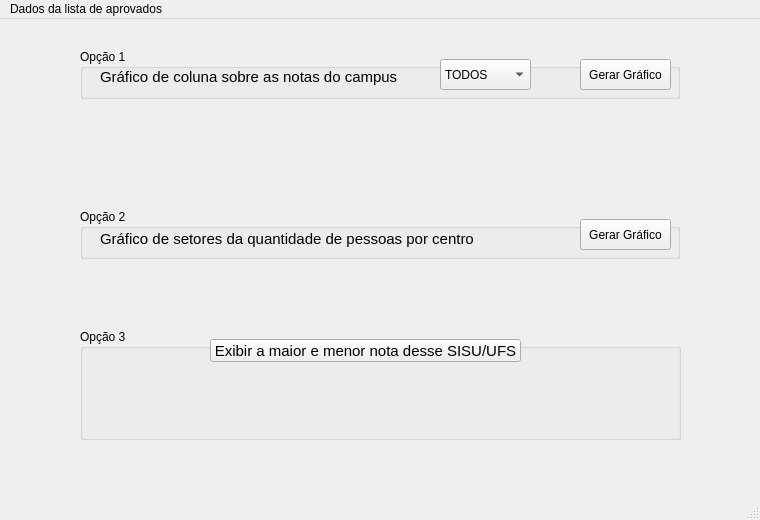
<?xml version="1.0" encoding="UTF-8"?>
<ui version="4.0">
 <class>JanelaSecundaria</class>
 <widget class="QMainWindow" name="JanelaSecundaria">
  <property name="geometry">
   <rect>
    <x>0</x>
    <y>0</y>
    <width>760</width>
    <height>520</height>
   </rect>
  </property>
  <property name="minimumSize">
   <size>
    <width>760</width>
    <height>520</height>
   </size>
  </property>
  <property name="windowTitle">
   <string>MainWindow</string>
  </property>
  <widget class="QWidget" name="centralwidget">
   <widget class="QLabel" name="label">
    <property name="geometry">
     <rect>
      <x>40</x>
      <y>60</y>
      <width>47</width>
      <height>13</height>
     </rect>
    </property>
    <property name="text">
     <string/>
    </property>
   </widget>
   <widget class="QGroupBox" name="groupBox">
    <property name="geometry">
     <rect>
      <x>80</x>
      <y>30</y>
      <width>600</width>
      <height>50</height>
     </rect>
    </property>
    <property name="title">
     <string>Opção 1</string>
    </property>
    <widget class="QLabel" name="label_2">
     <property name="enabled">
      <bool>true</bool>
     </property>
     <property name="geometry">
      <rect>
       <x>20</x>
       <y>20</y>
       <width>301</width>
       <height>16</height>
      </rect>
     </property>
     <property name="font">
      <font>
       <pointsize>11</pointsize>
      </font>
     </property>
     <property name="text">
      <string>Gráfico de coluna sobre as notas do campus</string>
     </property>
    </widget>
    <widget class="QPushButton" name="pushButton">
     <property name="geometry">
      <rect>
       <x>500</x>
       <y>10</y>
       <width>91</width>
       <height>31</height>
      </rect>
     </property>
     <property name="text">
      <string>Gerar Gráfico</string>
     </property>
    </widget>
    <widget class="QComboBox" name="comboBox">
     <property name="geometry">
      <rect>
       <x>360</x>
       <y>10</y>
       <width>91</width>
       <height>31</height>
      </rect>
     </property>
     <item>
      <property name="text">
       <string>TODOS</string>
      </property>
     </item>
     <item>
      <property name="text">
       <string>ARACAJU</string>
      </property>
     </item>
     <item>
      <property name="text">
       <string>CAMPUS DO SERTAO</string>
      </property>
     </item>
     <item>
      <property name="text">
       <string>ITABAIANA</string>
      </property>
     </item>
     <item>
      <property name="text">
       <string>LAGARTO</string>
      </property>
     </item>
     <item>
      <property name="text">
       <string>LARANJEIRAS</string>
      </property>
     </item>
     <item>
      <property name="text">
       <string>SAO CRISTOVAO</string>
      </property>
     </item>
    </widget>
   </widget>
   <widget class="QGroupBox" name="groupBox_2">
    <property name="geometry">
     <rect>
      <x>80</x>
      <y>190</y>
      <width>600</width>
      <height>50</height>
     </rect>
    </property>
    <property name="title">
     <string>Opção 2</string>
    </property>
    <widget class="QLabel" name="label_3">
     <property name="enabled">
      <bool>true</bool>
     </property>
     <property name="geometry">
      <rect>
       <x>20</x>
       <y>20</y>
       <width>381</width>
       <height>20</height>
      </rect>
     </property>
     <property name="font">
      <font>
       <pointsize>11</pointsize>
      </font>
     </property>
     <property name="text">
      <string>Gráfico de setores da quantidade de pessoas por centro</string>
     </property>
    </widget>
    <widget class="QPushButton" name="pushButton_2">
     <property name="geometry">
      <rect>
       <x>500</x>
       <y>10</y>
       <width>91</width>
       <height>31</height>
      </rect>
     </property>
     <property name="text">
      <string>Gerar Gráfico</string>
     </property>
    </widget>
   </widget>
   <widget class="QGroupBox" name="groupBox_3">
    <property name="geometry">
     <rect>
      <x>80</x>
      <y>310</y>
      <width>601</width>
      <height>111</height>
     </rect>
    </property>
    <property name="title">
     <string>Opção 3</string>
    </property>
    <widget class="QPushButton" name="BotaoExibirNotas">
     <property name="geometry">
      <rect>
       <x>130</x>
       <y>10</y>
       <width>311</width>
       <height>23</height>
      </rect>
     </property>
     <property name="font">
      <font>
       <pointsize>11</pointsize>
      </font>
     </property>
     <property name="text">
      <string>Exibir a maior e menor nota desse SISU/UFS</string>
     </property>
    </widget>
    <widget class="QLabel" name="LabelNotas">
     <property name="geometry">
      <rect>
       <x>-1</x>
       <y>30</y>
       <width>601</width>
       <height>81</height>
      </rect>
     </property>
     <property name="font">
      <font>
       <pointsize>10</pointsize>
      </font>
     </property>
     <property name="text">
      <string/>
     </property>
     <property name="alignment">
      <set>Qt::AlignCenter</set>
     </property>
    </widget>
   </widget>
  </widget>
  <widget class="QMenuBar" name="menubar">
   <property name="geometry">
    <rect>
     <x>0</x>
     <y>0</y>
     <width>760</width>
     <height>21</height>
    </rect>
   </property>
   <widget class="QMenu" name="menuDados_da_lista_de_aprovados">
    <property name="title">
     <string>Dados da lista de aprovados</string>
    </property>
   </widget>
   <addaction name="menuDados_da_lista_de_aprovados"/>
  </widget>
  <widget class="QStatusBar" name="statusbar"/>
 </widget>
 <resources/>
 <connections>
  <connection>
   <sender>BotaoExibirNotas</sender>
   <signal>clicked()</signal>
   <receiver>JanelaSecundaria</receiver>
   <slot>acharMaxMin()</slot>
   <hints>
    <hint type="sourcelabel">
     <x>365</x>
     <y>352</y>
    </hint>
    <hint type="destinationlabel">
     <x>379</x>
     <y>259</y>
    </hint>
   </hints>
  </connection>
 </connections>
 <slots>
  <slot>acharMaxMin()</slot>
 </slots>
</ui>
